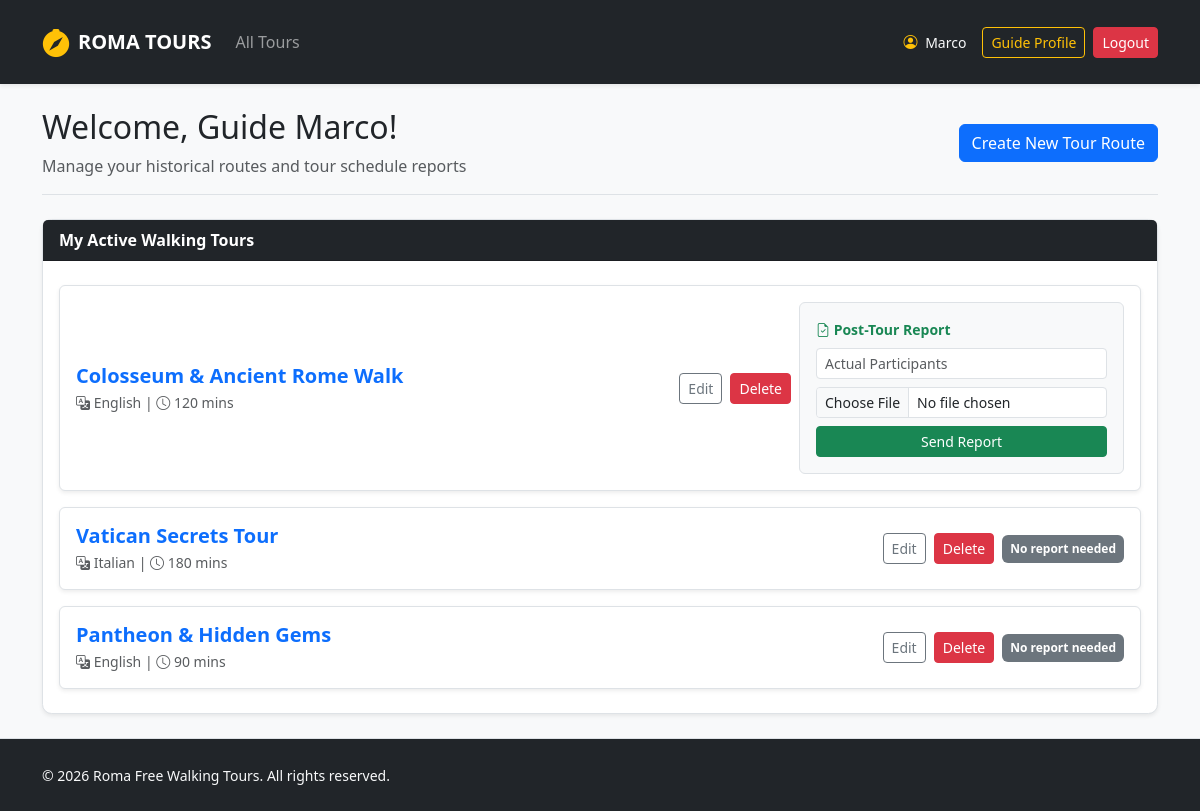
Page /guide/profile (signed in) on the earlier database version.
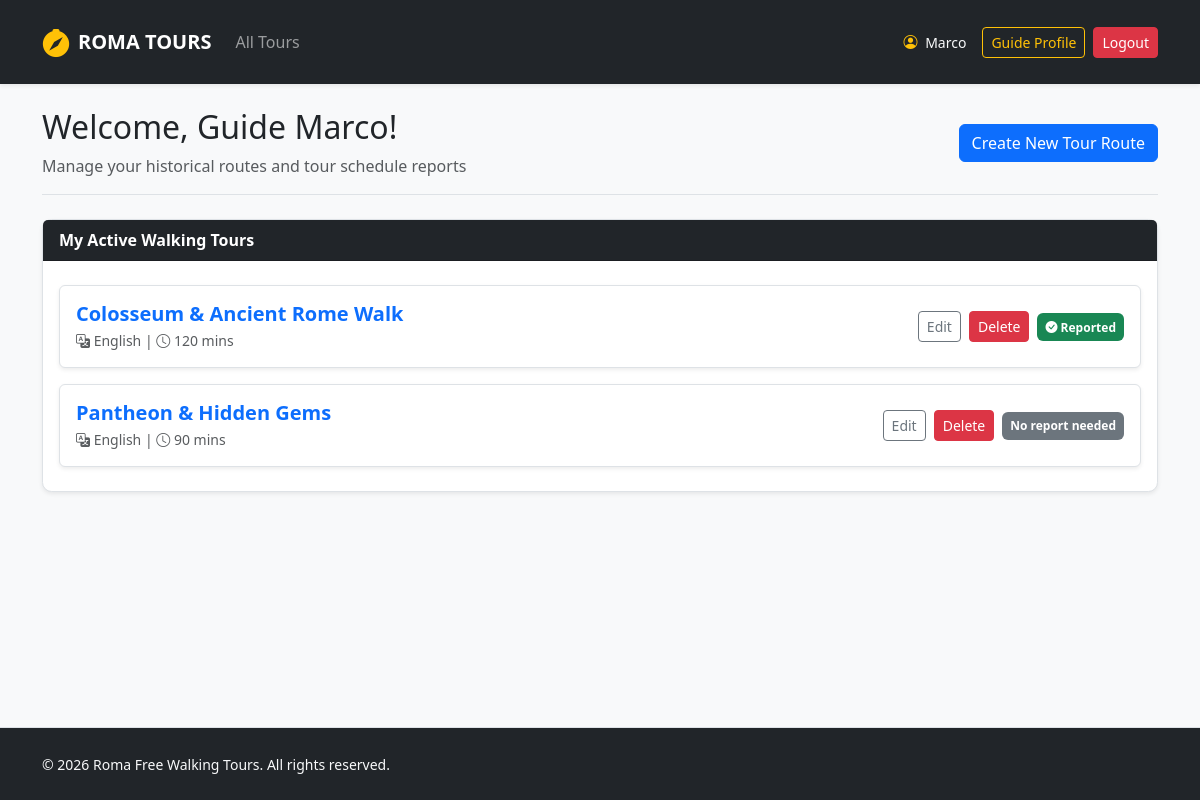
Same page on the later database version.
### tables this page shows
CREATE TABLE users (
            id INTEGER PRIMARY KEY AUTOINCREMENT,
            name TEXT NOT NULL,
            surname TEXT NOT NULL,
            email TEXT UNIQUE NOT NULL,
            password TEXT NOT NULL,
            role TEXT CHECK(role IN ('guide', 'participant', 'administrator')) NOT NULL,
            languages TEXT
        );

CREATE TABLE tours (
            id INTEGER PRIMARY KEY AUTOINCREMENT,
            guide_id INTEGER NOT NULL,
            title TEXT NOT NULL,
            meeting_point TEXT NOT NULL,
            duration INTEGER NOT NULL,
            language TEXT NOT NULL,
            max_participants INTEGER NOT NULL,
            description TEXT NOT NULL,
            stops TEXT NOT NULL,
            photos TEXT NOT NULL,
            FOREIGN KEY (guide_id) REFERENCES users(id) ON DELETE CASCADE
        );

### routes/auth_routes.py (the view)
@auth_bp.route("/guide/profile")
@login_required
@guide_required
def profile_guide():
    from dao.tours_dao import get_tours_by_guide_id
    my_tours = get_tours_by_guide_id(current_user.id)
    reportable_tours = tours_dao.get_past_tours_with_reservations(current_user.id)
    return render_template("profile_guide.html", tours=my_tours, reportable_tours=reportable_tours)

### app.py (called while the page is built)
@login_manager.user_loader
def load_user(user_id):
    db_user = get_user_by_id(user_id)
    if db_user:
        return User(
            id=db_user["id"], name=db_user["name"], surname=db_user["surname"],
            email=db_user["email"], role=db_user["role"], languages=db_user["languages"]
        )
    return None

### dao/tours_dao.py (called while the page is built)
def get_tours_by_guide_id(p_guide_id):
    query = """
        SELECT t.*, CASE WHEN tr.id IS NOT NULL THEN 1 ELSE 0 END as is_reported
        FROM tours t
        LEFT JOIN tour_reports tr ON t.id = tr.tour_id
        WHERE t.guide_id = ?
    """
    conn = sqlite3.connect(DB_FILE_PATH)
    conn.row_factory = sqlite3.Row
    cursor = conn.cursor()
    cursor.execute(query, (p_guide_id,))
    tours = cursor.fetchall()
    cursor.close()
    conn.close()
    return tours

def get_past_tours_with_reservations(p_guide_id):
    today = datetime.now().strftime("%Y-%m-%d")
    query = """
        SELECT DISTINCT t.*
        FROM tours t
        JOIN reservations r ON t.id = r.tour_id
        WHERE t.guide_id = ?
        AND r.tour_date < ?
    """
    conn = sqlite3.connect(DB_FILE_PATH)
    conn.row_factory = sqlite3.Row
    cursor = conn.cursor()
    cursor.execute(query, (p_guide_id, today))
    tours = [dict(row) for row in cursor.fetchall()]
    conn.close()
    return tours

### dao/users_dao.py (called while the page is built)
def get_user_by_id(p_id):
    query = "SELECT * FROM users WHERE id = ?"
    conn = sqlite3.connect("roma_tours.db")
    conn.row_factory = sqlite3.Row
    cursor = conn.cursor()
    cursor.execute(query, (p_id,))
    db_user = cursor.fetchone()
    cursor.close()
    conn.close()
    return db_user

### routes/auth_routes.py (called while the page is built)
def guide_required(f):
    @wraps(f)
    def decorated_function(*args, **kwargs):
        if not current_user.is_authenticated or current_user.role != 'guide':
            flash("Only guides can access this page.", "danger")
            return redirect(url_for("home"))
        return f(*args, **kwargs)
    return decorated_function

### templates/profile_guide.html (shortened to what this page needs)
{% extends 'base.html' %}
{% block content %}
<div class="col-12">
  <div class="d-flex flex-wrap justify-content-between align-items-center mb-4 border-bottom pb-3">
    <div>
      <h2>Welcome, Guide {{ current_user.name }}!</h2>
      <p class="text-muted mb-0">Manage your historical routes and tour schedule reports</p>
    </div>
    <a href="{{ url_for('guide.new_tour') }}" class="btn btn-primary">Create New Tour Route</a>
  </div>
  <div class="card shadow-sm border mb-4">
    <div class="card-header bg-dark text-white fw-bold">My Active Walking Tours</div>
    <div class="card-body py-4">
      {% if tours %}
        <div class="list-group gap-3">
          {% for tour in tours %}
            <div class="list-group-item d-flex justify-content-between align-items-center rounded border shadow-sm p-3">
              <div>
                <h5 class="mb-1 fw-bold text-primary">{{ tour.title }}</h5>
                <p class="mb-0 text-muted small">
                  <i class="bi bi-translate"></i> {{ tour.language }} |
                  <i class="bi bi-clock"></i> {{ tour.duration }} mins
                </p>
              </div>
              <div class="d-flex gap-2 align-items-center">
                <a href="{{ url_for('guide.edit_tour', tour_id=tour.id) }}" class="btn btn-sm btn-outline-secondary">Edit</a>
                <form action="{{ url_for('guide.delete_tour', tour_id=tour.id) }}" method="POST" class="d-inline">
                  <button type="submit" class="btn btn-sm btn-danger" onclick="return confirm('Are you sure you want to delete this tour?')">
                    Delete
                  </button>
                </form>
                {% if reportable_tours and tour.id in reportable_tours|map(attribute='id') %}
                  {% if tour.is_reported %}
                    <span class="badge bg-success p-2 w-100"><i class="bi bi-check-circle-fill"></i> Reported</span>
                  {% else %}
                    <form action="{{ url_for('guide.submit_report', tour_id=tour.id) }}" method="POST" enctype="multipart/form-data" class="border p-3 rounded bg-light" style="min-width: 240px;">
                      <span class="d-block mb-2 small fw-bold text-success"><i class="bi bi-file-earmark-check"></i> Post-Tour Report</span>
                      <input type="number" name="actual_participants" placeholder="Actual Participants" required class="form-control form-control-sm mb-2" min="0">
                      <input type="file" name="report_photo" class="form-control form-control-sm mb-2" accept="image/*" required>
                      <button type="submit" class="btn btn-sm btn-success w-100">Send Report</button>
                    </form>
                  {% endif %}
                {% else %}
                  {% if tour.is_reported %}
                    <span class="badge bg-success p-2 w-100"><i class="bi bi-check-circle-fill"></i> Reported</span>
                  {% else %}
                    <span class="badge bg-secondary p-2">No report needed</span>
                  {% endif %}
                {% endif %}
              </div>
            </div>
          {% endfor %}
        </div>
      {% else %}
        <div class="text-center py-4 text-muted">
          <i class="bi bi-map fs-2 mb-2 d-block text-secondary"></i>
          <p class="mb-0 small">No custom tour routes created yet. Click the button above to start your first tour!</p>
        </div>
      {% endif %}
    </div>
  </div>
</div>
{% endblock %}

### templates/base.html (shortened to what this page needs)
<!DOCTYPE html>
<html lang="en">
<head>
  <link href="https://cdn.jsdelivr.net/npm/bootstrap@5.3.2/dist/css/bootstrap.min.css" rel="stylesheet">
  <link rel="stylesheet" href="https://cdn.jsdelivr.net/npm/bootstrap-icons@1.11.3/font/bootstrap-icons.min.css">
  <link rel="stylesheet" href="{{ url_for('static', filename='css/styles.css') }}">
</head>
<body class="d-flex flex-column min-vh-100">
  <header>
    <nav class="navbar navbar-expand-lg navbar-dark bg-dark shadow-sm py-3 mb-4">
      <div class="container">
        <a class="navbar-brand d-flex align-items-center fw-bold text-uppercase tracking-wider" href="{{ url_for('roma_tours') }}">
          <i class="bi bi-compass-fill me-2 text-warning fs-3"></i> Roma Tours
        </a>
        <div class="collapse navbar-collapse" id="mainNav">
          <ul class="navbar-nav me-auto mb-2 mb-lg-0">
            <li class="nav-item">
              <a class="nav-link {% if request.endpoint == 'home' %}active{% endif %}" href="{{ url_for('home') }}">All Tours</a>
            </li>
          </ul>
          <div class="d-flex align-items-center gap-2">
            {% if current_user.is_authenticated %}
              <span class="text-light me-2 small">
                <i class="bi bi-person-circle me-1 text-warning"></i> {{ current_user.name }}
              </span>
              {% if current_user.role == 'administrator' %}
                <a href="{{ url_for('auth.profile_admin') }}" class="btn btn-outline-warning btn-sm">Admin Dashboard</a>
              {% elif current_user.role == 'guide' %}
                <a href="{{ url_for('auth.profile_guide') }}" class="btn btn-outline-warning btn-sm">Guide Profile</a>
              {% else %}
                <a href="{{ url_for('auth.profile_participant') }}" class="btn btn-outline-warning btn-sm">My Bookings</a>
              {% endif %}
              <a href="{{ url_for('auth.logout') }}" class="btn btn-danger btn-sm">Logout</a>
            {% endif %}
          </div>
        </div>
      </div>
    </nav>
  </header>
  <main class="container flex-grow-1">
    <div class="row g-4">
      {% block content %}{% endblock %}
    </div>
  </main>
  <footer class="mt-auto border-top bg-dark text-light">
    <div class="container py-4">
      <div class="row align-items-center">
        <div class="col-12 col-md-6 text-center text-md-start">
          <span class="small">© 2026 Roma Free Walking Tours. All rights reserved.</span>
        </div>
      </div>
    </div>
  </footer>
</body>
</html>

### static/css/styles.css (style rules this page uses)
body { background-color: #f8f9fa; font-family: 'Segoe UI', Tahoma, Geneva, Verdana, sans-serif; font-size: 1rem; }
.card { border: none; border-radius: 0.6rem; transition: transform 0.2s ease, box-shadow 0.2s ease; }

Differences in the rows shown:
removed tours: title "Vatican Secrets Tour", language "Italian", duration "180", shows "No report needed"
computed for tours "Colosseum & Ancient Rome Walk": text "Post-Tour Report Send Report" → "Reported"
